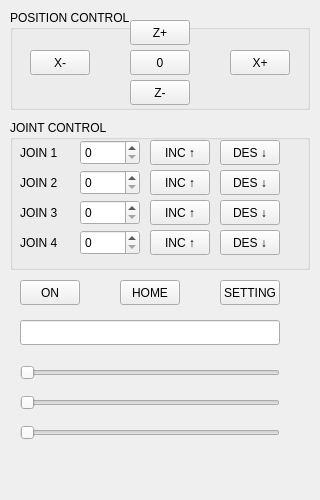
<?xml version="1.0" encoding="UTF-8"?>
<ui version="4.0">
 <class>MainWindow</class>
 <widget class="QMainWindow" name="MainWindow">
  <property name="geometry">
   <rect>
    <x>0</x>
    <y>0</y>
    <width>320</width>
    <height>500</height>
   </rect>
  </property>
  <property name="windowTitle">
   <string>Robot Arm Control - robot_control</string>
  </property>
  <widget class="QWidget" name="centralwidget">

   <!-- POSITION CONTROL -->
   <widget class="QGroupBox" name="group_position">
    <property name="title">
     <string>POSITION CONTROL</string>
    </property>
    <property name="geometry">
     <rect>
      <x>10</x>
      <y>10</y>
      <width>300</width>
      <height>100</height>
     </rect>
    </property>
    <widget class="QPushButton" name="btn_z_plus">
     <property name="geometry">
      <rect><x>120</x><y>10</y><width>60</width><height>25</height></rect>
     </property>
     <property name="text">
      <string>Z+</string>
     </property>
    </widget>
    <widget class="QPushButton" name="btn_x_minus">
     <property name="geometry">
      <rect><x>20</x><y>40</y><width>60</width><height>25</height></rect>
     </property>
     <property name="text">
      <string>X-</string>
     </property>
    </widget>
    <widget class="QPushButton" name="btn_center">
     <property name="geometry">
      <rect><x>120</x><y>40</y><width>60</width><height>25</height></rect>
     </property>
     <property name="text">
      <string>0</string>
     </property>
    </widget>
    <widget class="QPushButton" name="btn_x_plus">
     <property name="geometry">
      <rect><x>220</x><y>40</y><width>60</width><height>25</height></rect>
     </property>
     <property name="text">
      <string>X+</string>
     </property>
    </widget>
    <widget class="QPushButton" name="btn_z_minus">
     <property name="geometry">
      <rect><x>120</x><y>70</y><width>60</width><height>25</height></rect>
     </property>
     <property name="text">
      <string>Z-</string>
     </property>
    </widget>
   </widget>

   <!-- JOINT CONTROL -->
   <widget class="QGroupBox" name="group_joint">
    <property name="title">
     <string>JOINT CONTROL</string>
    </property>
    <property name="geometry">
     <rect>
      <x>10</x>
      <y>120</y>
      <width>300</width>
      <height>150</height>
     </rect>
    </property>

    <!-- Joint Rows -->
    <widget class="QLabel" name="label_j1">
     <property name="geometry"><rect><x>10</x><y>20</y><width>50</width><height>25</height></rect></property>
     <property name="text"><string>JOIN 1</string></property>
    </widget>
    <widget class="QSpinBox" name="spin_J1">
     <property name="geometry"><rect><x>70</x><y>20</y><width>60</width><height>25</height></rect></property>
     <property name="maximum"><number>180</number></property>
    </widget>
    <widget class="QPushButton" name="btn_inc_J1">
     <property name="geometry"><rect><x>140</x><y>20</y><width>60</width><height>25</height></rect></property>
     <property name="text"><string>INC ↑</string></property>
    </widget>
    <widget class="QPushButton" name="btn_dec_J1">
     <property name="geometry"><rect><x>210</x><y>20</y><width>60</width><height>25</height></rect></property>
     <property name="text"><string>DES ↓</string></property>
    </widget>

    <!-- Joint 2 -->
    <widget class="QLabel" name="label_j2">
     <property name="geometry"><rect><x>10</x><y>50</y><width>50</width><height>25</height></rect></property>
     <property name="text"><string>JOIN 2</string></property>
    </widget>
    <widget class="QSpinBox" name="spin_J2">
     <property name="geometry"><rect><x>70</x><y>50</y><width>60</width><height>25</height></rect></property>
     <property name="maximum"><number>180</number></property>
    </widget>
    <widget class="QPushButton" name="btn_inc_J2">
     <property name="geometry"><rect><x>140</x><y>50</y><width>60</width><height>25</height></rect></property>
     <property name="text"><string>INC ↑</string></property>
    </widget>
    <widget class="QPushButton" name="btn_dec_J2">
     <property name="geometry"><rect><x>210</x><y>50</y><width>60</width><height>25</height></rect></property>
     <property name="text"><string>DES ↓</string></property>
    </widget>

    <!-- Joint 3 -->
    <widget class="QLabel" name="label_j3">
     <property name="geometry"><rect><x>10</x><y>80</y><width>50</width><height>25</height></rect></property>
     <property name="text"><string>JOIN 3</string></property>
    </widget>
    <widget class="QSpinBox" name="spin_J3">
     <property name="geometry"><rect><x>70</x><y>80</y><width>60</width><height>25</height></rect></property>
     <property name="maximum"><number>180</number></property>
    </widget>
    <widget class="QPushButton" name="btn_inc_J3">
     <property name="geometry"><rect><x>140</x><y>80</y><width>60</width><height>25</height></rect></property>
     <property name="text"><string>INC ↑</string></property>
    </widget>
    <widget class="QPushButton" name="btn_dec_J3">
     <property name="geometry"><rect><x>210</x><y>80</y><width>60</width><height>25</height></rect></property>
     <property name="text"><string>DES ↓</string></property>
    </widget>

    <!-- Joint 4 -->
    <widget class="QLabel" name="label_j4">
     <property name="geometry"><rect><x>10</x><y>110</y><width>50</width><height>25</height></rect></property>
     <property name="text"><string>JOIN 4</string></property>
    </widget>
    <widget class="QSpinBox" name="spin_J4">
     <property name="geometry"><rect><x>70</x><y>110</y><width>60</width><height>25</height></rect></property>
     <property name="maximum"><number>180</number></property>
    </widget>
    <widget class="QPushButton" name="btn_inc_J4">
     <property name="geometry"><rect><x>140</x><y>110</y><width>60</width><height>25</height></rect></property>
     <property name="text"><string>INC ↑</string></property>
    </widget>
    <widget class="QPushButton" name="btn_dec_J4">
     <property name="geometry"><rect><x>210</x><y>110</y><width>60</width><height>25</height></rect></property>
     <property name="text"><string>DES ↓</string></property>
    </widget>

   </widget>

   <!-- BUTTONS -->
   <widget class="QPushButton" name="btn_on">
    <property name="geometry"><rect><x>20</x><y>280</y><width>60</width><height>25</height></rect></property>
    <property name="text"><string>ON</string></property>
   </widget>
   <widget class="QPushButton" name="btn_home">
    <property name="geometry"><rect><x>120</x><y>280</y><width>60</width><height>25</height></rect></property>
    <property name="text"><string>HOME</string></property>
   </widget>
   <widget class="QPushButton" name="btn_setting">
    <property name="geometry"><rect><x>220</x><y>280</y><width>60</width><height>25</height></rect></property>
    <property name="text"><string>SETTING</string></property>
   </widget>

   <!-- TEXT MATRIX -->
   <widget class="QLineEdit" name="txt_matrix">
    <property name="geometry"><rect><x>20</x><y>320</y><width>260</width><height>25</height></rect></property>
   </widget>

   <!-- SLIDERS -->
   <widget class="QSlider" name="slider_step_dis">
    <property name="geometry"><rect><x>20</x><y>360</y><width>260</width><height>25</height></rect></property>
    <property name="orientation"><enum>Qt::Horizontal</enum></property>
   </widget>
   <widget class="QSlider" name="slider_step_rot">
    <property name="geometry"><rect><x>20</x><y>390</y><width>260</width><height>25</height></rect></property>
    <property name="orientation"><enum>Qt::Horizontal</enum></property>
   </widget>
   <widget class="QSlider" name="slider_speed_level">
    <property name="geometry"><rect><x>20</x><y>420</y><width>260</width><height>25</height></rect></property>
    <property name="orientation"><enum>Qt::Horizontal</enum></property>
   </widget>

  </widget>
 </widget>
 <resources/>
 <connections/>
</ui>
